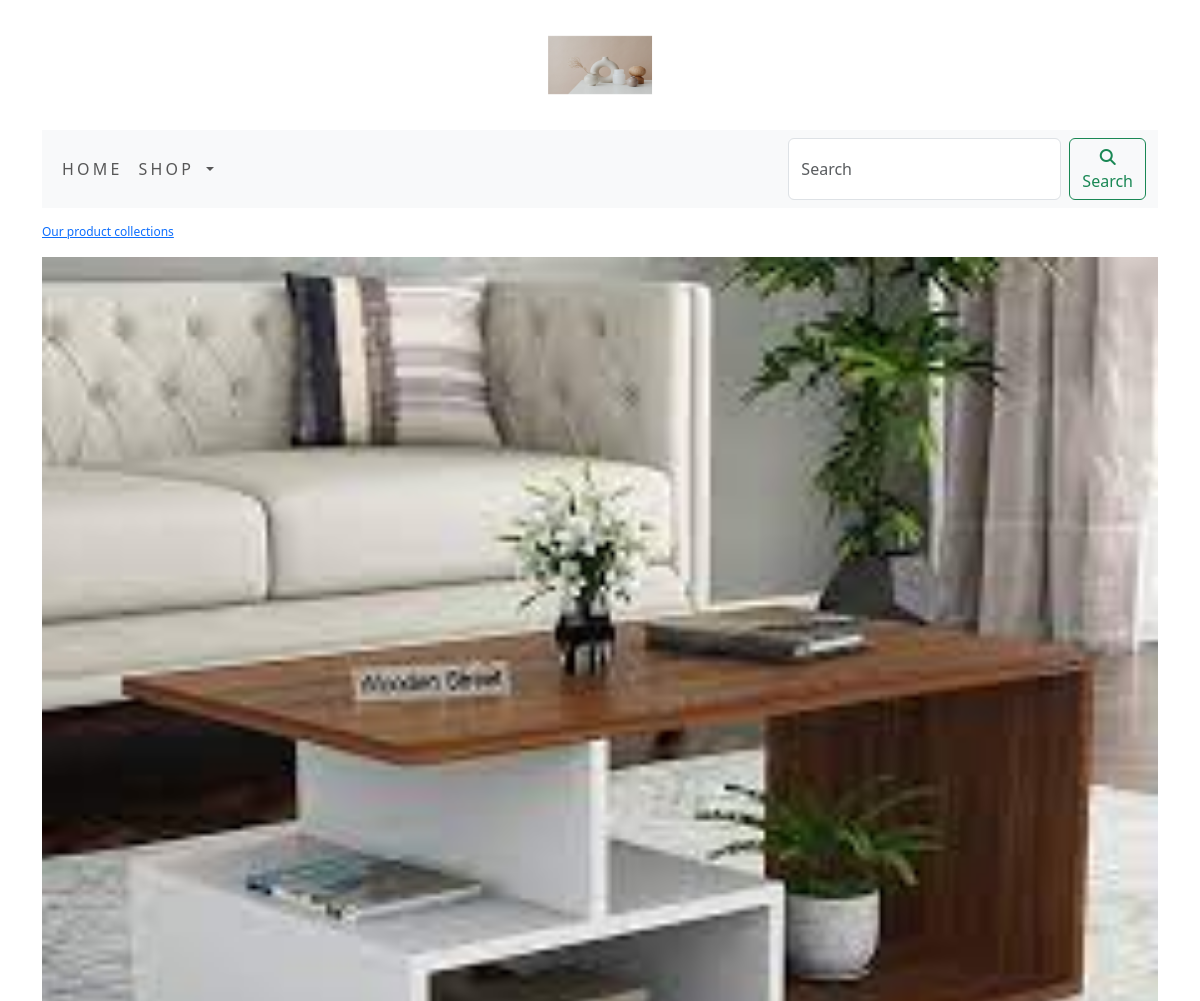
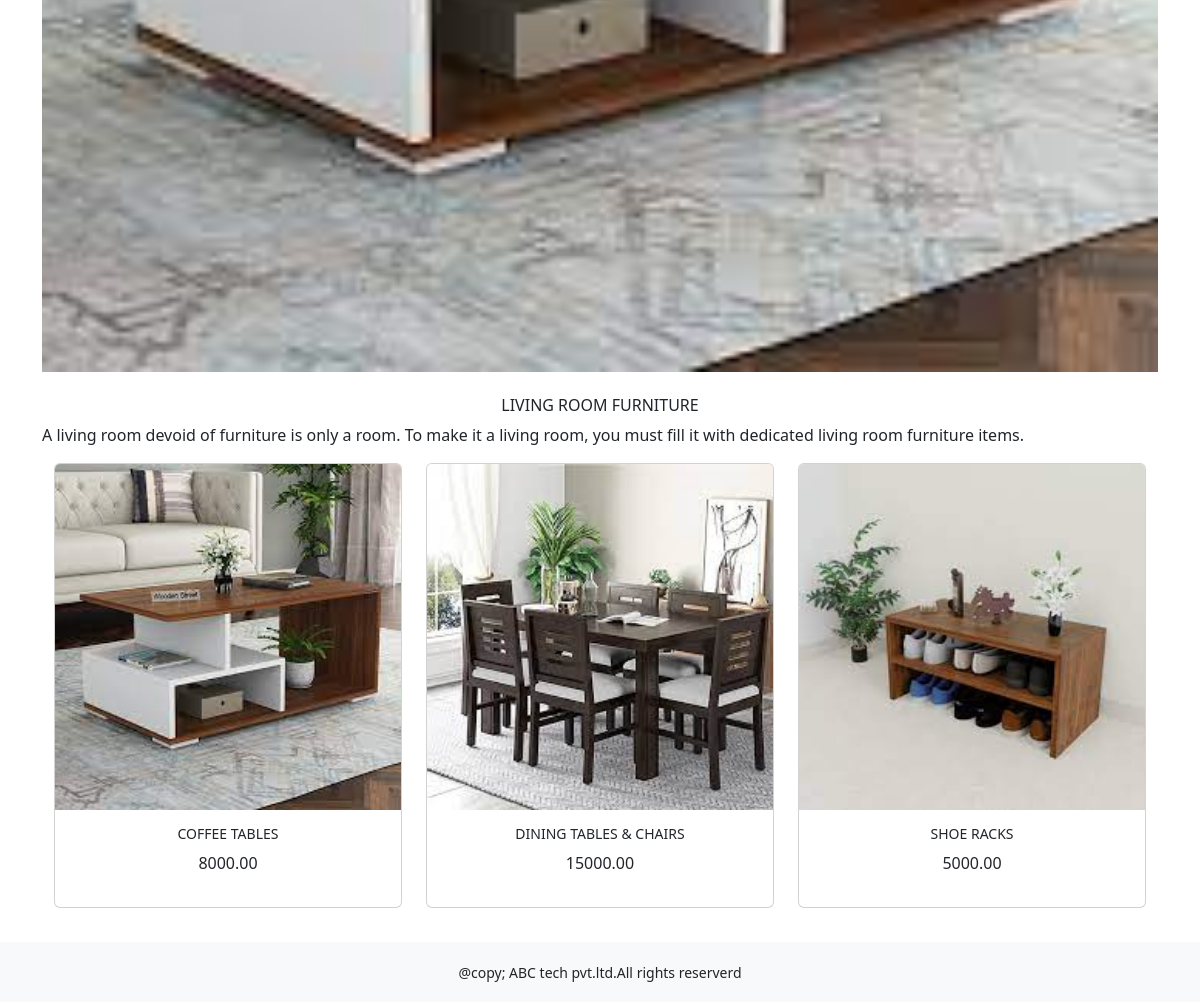
Page /shop/living-room-furniture/ on the committed database (2 pictures, top to bottom).
### shop/models.py (models this page shows, shortened)
class Category(models.Model):
    name=models.CharField(max_length=250,unique=True)
    slug=models.SlugField(max_length=250,unique=True)
    description=models.TextField(blank=True)
    image=models.ImageField(upload_to='category',blank=True)
    class Meta:
        ordering=('name',)
        verbose_name='category'
        verbose_name_plural='categories'
    def get_url(self):
        return reverse('shop:product_by_category',args=[self.slug])

class Product(models.Model):
    objects = None
    name=models.CharField(max_length=250,unique=True)
    slug=models.SlugField(max_length=250,unique=True)
    description=models.TextField(blank=True)
    price=models.DecimalField(max_digits=10,decimal_places=2)
    category=models.ForeignKey(Category,on_delete=models.CASCADE)
    image=models.ImageField(upload_to='product',blank=True)
    stock=models.IntegerField()
    available=models.BooleanField(default=True)
    created=models.DateTimeField(auto_now_add=True)
    updated=models.DateTimeField(auto_now=True)
    def get_url(self):
        return reverse('shop:prodCatdetail',args=[self.category.slug,self.slug])
    class Meta:
        ordering=('name',)
        verbose_name='product'
        verbose_name_plural='products'

### shop/views.py (the view)
# urls.py: path('',views.allProdCat,name='allProdCat'),
def allProdCat(request,c_slug=None):
    c_page=None
    products_list=None
    if c_slug!=None:
        c_page=get_object_or_404(Category,slug=c_slug)
        products_list=Product.objects.all().filter(category=c_page,available=True)
    else:
        products_list=Product.objects.all().filter(available=True)
    paginator=Paginator(products_list,6)
    try:
        page=int(request.GET.get('page','1'))
    except:
        page=1
    try:
        products=paginator.page(page)
    except (EmptyPage,InvalidPage):
        products=paginator.page(paginator.num_pages)
    return render(request,'category.html',{'category':c_page,'products':products})

### cart/context_processors.py (called while the page is built)
def counter(request):
    item_count=0
    if 'admin' in request.path:
        return {}
    else:
        try:
            cart=Cart.objects.filter(cart_id=_cart_id(request))
            cart_items=CartItem.objects.all().filter(cart=cart[:1])
            for cart_item in cart_items:
                item_count += cart_item.quantity
        except Cart.DoesNotExist:
            item_count =0
    return dict(item_count=item_count)

### cart/views.py (called while the page is built)
def _cart_id(request):
    cart=request.session.session_key
    if not cart:
        cart=request.session.create()
    return cart

### shop/context_processors.py (called while the page is built)
def menu_links(request):
    links=Category.objects.all()
    return dict(links=links)

### templates/category.html (shortened to what this page needs)
{% extends 'base.html' %}
{% load static %}
{% block content %}
{% if category %}
    <div>
        <div class="row my_row_class">
            <div class="mx_auto">
            <p><a href="{% url 'shop:allProdCat' %}">Our product collections</a></p>
        </div>
            </div>
    </div>
{% endif %}
<div class="mx_auto">
    {% if category %}
        <img class="my_image" src="{{category.image.url}}" alt="{{category.name}}">
</div>
    <br>
<div>
        <h1 class="text-center my_title">{{category.name}}</h1>
        <p class="text-justify">{{category.description}}</p>
</div>
    {% endif %}
<div class="container">
    <div class="row mx_auto">
        {% for product in products.object_list %}
        <div class="my_bottom_margin col-9 col-sm-12 col-md-4 xol-lg-4">
            <div class="card text-center" style="min-width:18rem;">
                <a href="{{product.get_url}}"><img class="card-img-top my_image" src="{{product.image.url}}" alt="{{product.name}}"> </a>
                <div class="card-body">
                    <h4>{{product.name}}</h4>
                    <p>{{product.price}}</p>
                </div>
            </div>
        </div>
        {% endfor %}
    </div>
    <br>
</div>
{% endblock %}

### static/css/custom.css (style rules this page uses)
body { font-family:'roboto',sans-serif; }
.my_row_class { padding-top:15px; }
.my_row_class .mx_auto { color:#000; font-size:12px; }
.my_image { width:100%; height:auto; }
.my_title { font-size:16px; text-transform:uppercase; letter_spacing:.2em; }
.my_bottom_margin { margin-bottom:10px; }
.card-body h4 { font-size:14px; text-transform:uppercase; letter_spacing:.2em; }

### rows in the picture
Category: image (picture), name "LIVING ROOM FURNITURE", description "A living room devoid of furniture is only a room. To make it a living room, you must fill it with dedicated living room furniture items."
Product: image (picture), name "COFFEE TABLES", price "8000.00"
Product: image (picture), name "DINING TABLES & CHAIRS", price "15000.00"
Product: image (picture), name "SHOE RACKS", price "5000.00"
